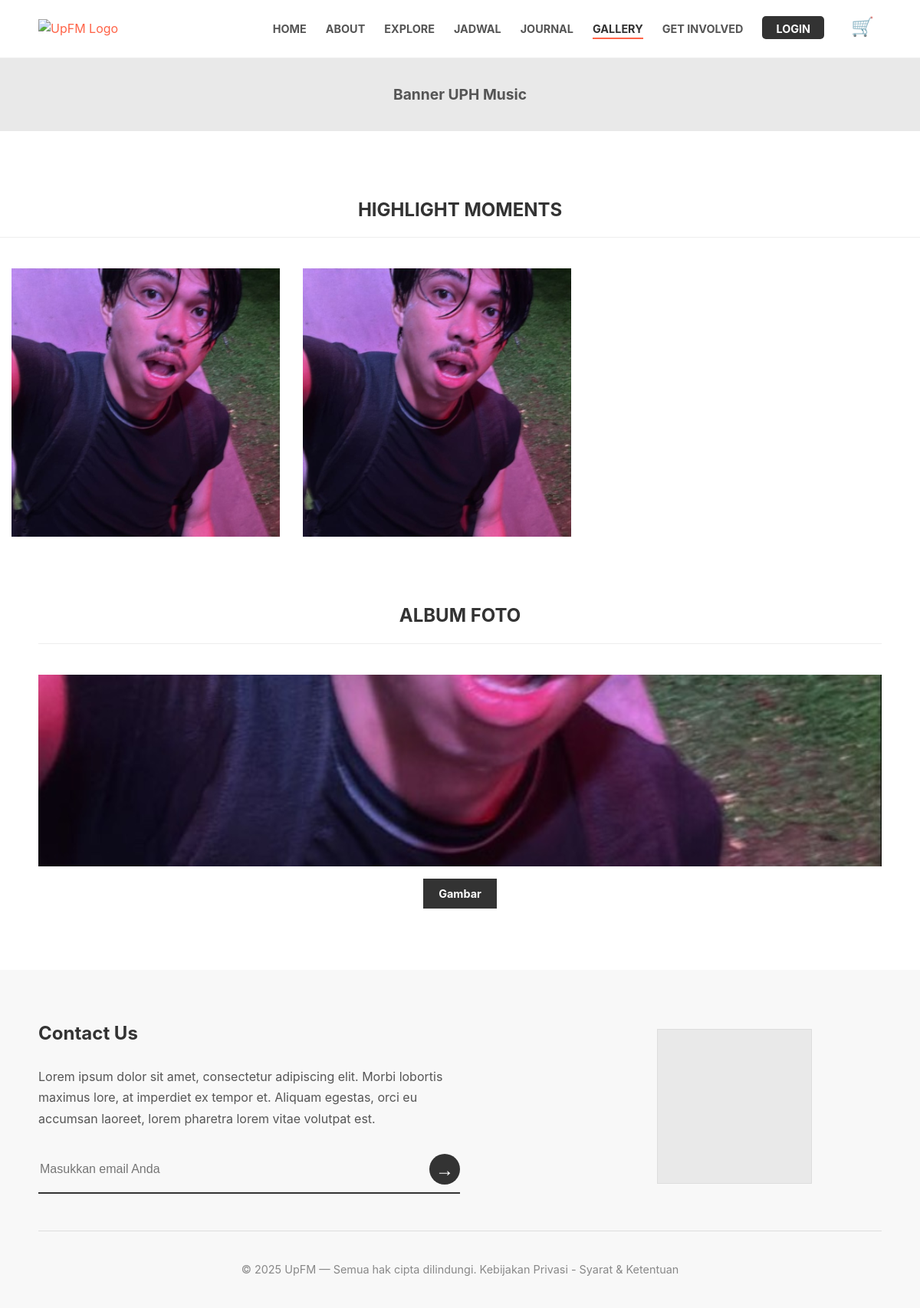
/gallery.php, run on the app's committed database.
### tables this page shows
CREATE TABLE `gallery` (
  `id` int(11) NOT NULL,
  `title` varchar(255) NOT NULL,
  `media_type` enum('photo','video','aftermovie') NOT NULL,
  `media_url` varchar(255) NOT NULL COMMENT 'Bisa URL file atau link YouTube',
  `thumbnail_url` varchar(255) DEFAULT NULL,
  `year` year(4) NOT NULL,
  `uploaded_by_user_id` int(11) DEFAULT NULL COMMENT 'ID User (admin) yang mengunggah'
);

### gallery.php (the view, shortened to what this page needs)
<?php
require_once 'includes/db.php';
require_once 'includes/header.php';
$slider_items = $conn->query("SELECT * FROM gallery WHERE media_type = 'photo' ORDER BY id DESC LIMIT 5")->fetch_all(MYSQLI_ASSOC);
$gallery_items = $conn->query("SELECT * FROM gallery ORDER BY id DESC")->fetch_all(MYSQLI_ASSOC);
?>
<div class="gallery-page">
    <div class="gallery-banner">
        <h2>Banner UPH Music</h2>
    </div>
    <section class="slider-container">
        <h2 class="section-title-explore">HIGHLIGHT MOMENTS</h2>
        <div class="image-slider">
            <?php if (!empty($slider_items)): ?>
                <?php foreach ($slider_items as $item): ?>
                    <div class="slide">
                        <a href="/upfm_web/assets/images/gallery/<?php echo htmlspecialchars($item['media_url']); ?>"
                           data-lightbox="slider-highlights"
                           data-title="<?php echo htmlspecialchars($item['title']); ?>">
                            <div class="slide-image" style="background-image: url('/upfm_web/assets/images/gallery/<?php echo htmlspecialchars($item['media_url']); ?>');"></div>
                        </a>
                    </div>
                <?php endforeach; ?>
                <?php foreach ($slider_items as $item): ?>
                    <div class="slide">
                        <a href="/upfm_web/assets/images/gallery/<?php echo htmlspecialchars($item['media_url']); ?>"
                           data-lightbox="slider-highlights"
                           data-title="<?php echo htmlspecialchars($item['title']); ?>">
                            <div class="slide-image" style="background-image: url('/upfm_web/assets/images/gallery/<?php echo htmlspecialchars($item['media_url']); ?>');"></div>
                        </a>
                    </div>
                <?php endforeach; ?>
            <?php endif; ?>
        </div>
    </section>
    <section class="photo-album container">
        <h2 class="section-title-explore">ALBUM FOTO</h2>
        <div class="album-grid">
            <?php if (!empty($gallery_items)): ?>
                <?php foreach ($gallery_items as $item): ?>
                    <a href="/upfm_web/assets/images/gallery/<?php echo htmlspecialchars($item['media_url']); ?>"
                       class="album-item"
                       data-lightbox="main-gallery"
                       data-title="<?php echo htmlspecialchars($item['title']); ?> (Tahun: <?php echo htmlspecialchars($item['year']); ?>)">
                        <div class="album-thumbnail" style="background-image: url('/upfm_web/assets/images/gallery/<?php echo htmlspecialchars($item['media_url']); ?>');">
                        </div>
                        <span class="album-title"><?php echo htmlspecialchars($item['title']); ?></span>
                    </a>
                <?php endforeach; ?>
            <?php else: ?>
                <p>Galeri masih kosong. Foto-foto akan segera diunggah!</p>
            <?php endif; ?>
        </div>
    </section>
</div>
<?php
require_once 'includes/footer.php';
?>

### assets/css/style.css (style rules this page uses)
:root { --primary-color: #ff6347; --dark-color: #333; --light-gray: #f8f8f8; --placeholder-gray: #e9e9e9; --text-color: #555; }
body { font-family: -apple-system, BlinkMacSystemFont, "Segoe UI", Roboto, Helvetica, Arial, sans-serif; margin: 0; background: #fff; color: var(--dark-color); line-height: 1.6; }
.container { max-width: 1100px; margin: 0 auto; padding: 0 20px; }
h1, h2, h3 { font-weight: bold; }
a { color: var(--primary-color); text-decoration: none; }
.section-title-explore { text-align: center; font-size: 1.5rem; margin-bottom: 2.5rem; padding-bottom: 1rem; border-bottom: 1px solid #eee; color: var(--dark-color); }
.gallery-banner { background-color: var(--placeholder-gray); padding: 2rem 0; text-align: center; color: var(--text-color); }
.gallery-banner h2 { margin: 0; font-size: 1.2rem; }
.slider-container { padding: 4rem 0; overflow: hidden; }
.image-slider { display: flex; animation: scroll 30s linear infinite; }
.slide { width: 350px; padding: 0 15px; flex-shrink: 0; }
.slide-image { height: 350px; background-color: var(--placeholder-gray); background-size: cover; background-position: center; }
.photo-album { padding-bottom: 5rem; }
.album-grid { display: grid; grid-template-columns: repeat(auto-fit, minmax(250px, 1fr)); gap: 30px; }
.album-item { text-decoration: none; color: var(--dark-color); text-align: center; }
.album-thumbnail { height: 250px; background-color: var(--placeholder-gray); background-size: cover; background-position: center; margin-bottom: 1rem; transition: transform 0.3s ease; position: relative; }
.album-title { background-color: var(--dark-color); color: #fff; padding: 8px 20px; font-size: 0.9rem; font-weight: bold; display: inline-block; }

### data on the page
gallery: media_url (picture), title "Gambar"
